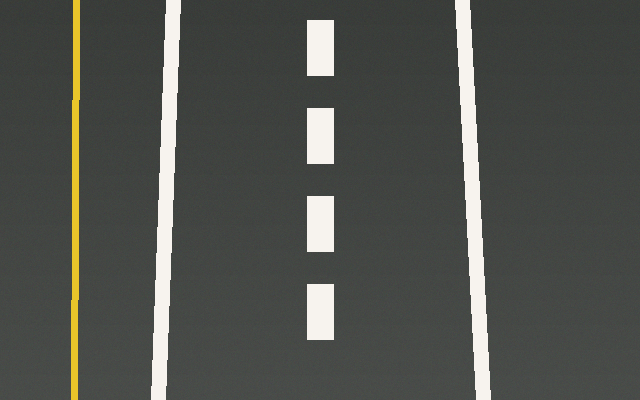
#> input picture exemplos_tp2/Filtragem_Espacial_Bordas_40_Exemplos_Independentes/dados/pista_bev.png, 640 x 400 px
$ python 20_dog_completo.py   (older library calls are emulated)
#> lines starting #> are read from the running program, lines starting #| are printed output that depends on the picture; after the words box and inside, x2 and y2 are one past the last pixel; in counts of white or black regions, pixels touching at a corner belong together
"""
EXEMPLO 20 - Diferença de Gaussianas (DoG)

O QUE ESTE CÓDIGO FAZ
Subtrai duas versões da imagem suavizadas com sigmas diferentes.

COMO O CÓDIGO FUNCIONA
Calcula |Gaussian(sigma=1)-Gaussian(sigma=2,2)| e aplica limiar.

POR QUE É IMPORTANTE NA DIREÇÃO AUTÔNOMA
DoG é uma aproximação relacionada ao LoG e é útil para responder a detalhes de certa escala.

COMO EXPLICAR AOS ALUNOS
Este exemplo representa uma etapa pequena de um pipeline de percepção. Observe a
imagem inicial, os valores numéricos apresentados no terminal e as imagens geradas.
Compare alterações de parâmetros mantendo as demais condições constantes.

ATIVIDADE PRÁTICA
Altere os dois sigmas e compare a resposta.

COMO EXECUTAR
python exemplos/20_dog_completo.py

SAÍDA
Uma ou mais figuras ou métricas serão salvas automaticamente em saidas/.
O programa pode ser executado diretamente: as funções estão neste próprio arquivo.
"""

import argparse
import csv
import json
import time
from pathlib import Path
import cv2
import numpy as np
import matplotlib
matplotlib.use("Agg")
import matplotlib.pyplot as plt

# Cada exemplo contém suas próprias funções; NÃO utiliza apoio.py.
# A pasta dados guarda apenas imagens de entrada. É permitido executar
# os exemplos em qualquer ordem, diretamente ou no Google Colab.
BASE = Path(__file__).resolve().parent.parent
DADOS = BASE / "dados"
RESULTADOS = BASE / "saidas" / Path(__file__).stem
RESULTADOS.mkdir(parents=True, exist_ok=True)


def ler(nome="pista_bev.png", cinza=False):
    """Abre uma imagem com verificação explícita de existência."""
#> called with nome = 'pista_bev.png', cinza = True
    p = DADOS / nome
    imagem = cv2.imread(str(p), cv2.IMREAD_GRAYSCALE if cinza else cv2.IMREAD_COLOR)
#> imagem: shape (400, 640); min 54, max 243, mean 80.1
    if imagem is None:
        raise FileNotFoundError(f"Imagem ausente: {p}. Execute o código com o ZIP extraído.")
    return imagem


def cinza(img):
    return cv2.cvtColor(img, cv2.COLOR_BGR2GRAY) if img.ndim == 3 else img


# [32 lines left out: functions sombra, molhado, selecionar_cena, not called in this run]


def normalize8(x):
    x=np.asarray(x,dtype=np.float64)
    maxv=float(np.max(np.abs(x)))
    return np.uint8(np.clip((np.abs(x)/max(maxv,1e-9))*255,0,255))


def mostrar(paineis,titulos,nome="painel.png",colunas=3):
    """Salva painel, sem depender de janelas gráficas (compatível com Colab)."""
    n=len(paineis); linhas=(n+colunas-1)//colunas
    fig,ax=plt.subplots(linhas,colunas,figsize=(5*colunas,3.45*linhas),squeeze=False)
    for i, (im,t) in enumerate(zip(paineis,titulos)):
        a=ax.flat[i]
        if im.ndim==2: a.imshow(im,cmap="gray",vmin=0,vmax=255)
        else: a.imshow(cv2.cvtColor(im,cv2.COLOR_BGR2RGB))
        a.set_title(t,fontsize=11);a.axis("off")
    for a in ax.flat[n:]:a.axis("off")
    fig.tight_layout()
    p=RESULTADOS/nome
    fig.savefig(p,dpi=120,bbox_inches="tight");plt.close(fig)
    print("Figura gerada:",p)
    return p


# [60 lines left out: functions operadores, avaliacao, banco_direcional, tabela, not called in this run]


# ---------------- EXPERIMENTO DESTE EXEMPLO ----------------
g=ler(cinza=True);g1=cv2.GaussianBlur(g,(0,0),1.0);g2=cv2.GaussianBlur(g,(0,0),2.2);dif=np.abs(g1.astype(np.float32)-g2.astype(np.float32));bin=np.uint8(dif>=7.5)*255;print("Ativos:",np.count_nonzero(bin));mostrar([g1,g2,normalize8(dif),bin],["Gauss 1","Gauss 2","|DoG|","DoG binarizado"],colunas=2)
#> after `g1 = cv2.GaussianBlur(g, (0, 0), 1.0)`:
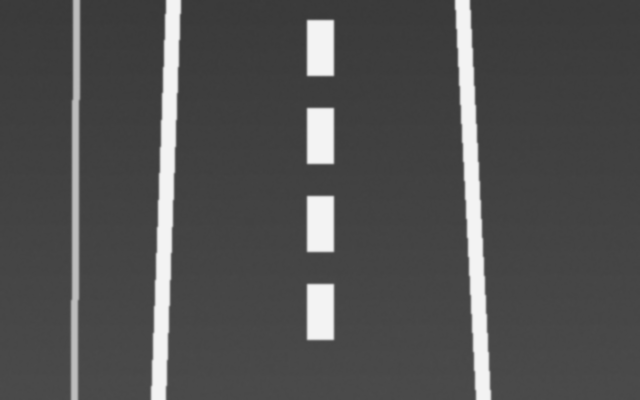
#> g1: shape (400, 640); min 57, max 243, mean 80.1
#> after `g2 = cv2.GaussianBlur(g, (0, 0), 2.2)`:
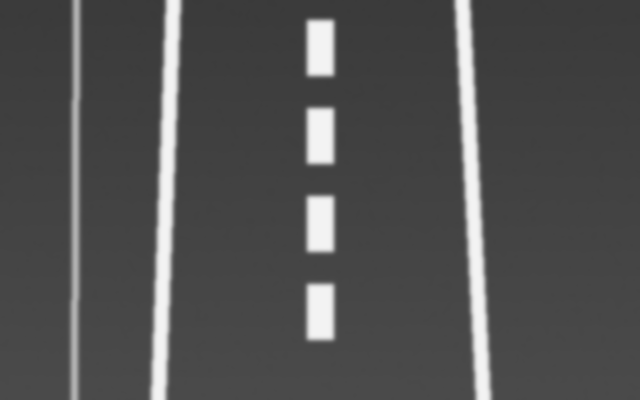
#> g2: shape (400, 640); min 58, max 243, mean 80.2
#> after `dif = np.abs(g1.astype(np.float32) - g2.astype(np.float32))`:
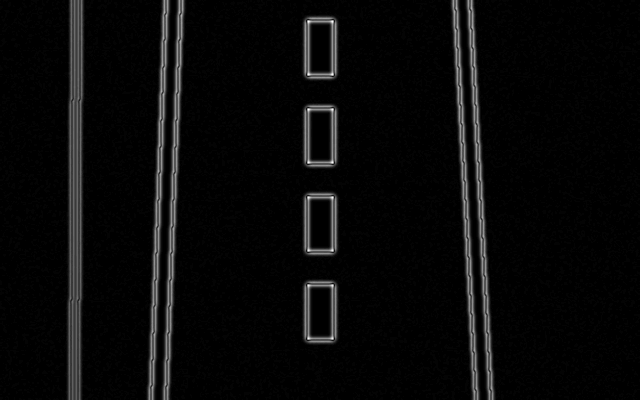
#> dif: shape (400, 640) float32; min 0, max 58, mean 2.1; drawn with min black and max white
#> after `bin = np.uint8(dif >= 7.5) * 255`:
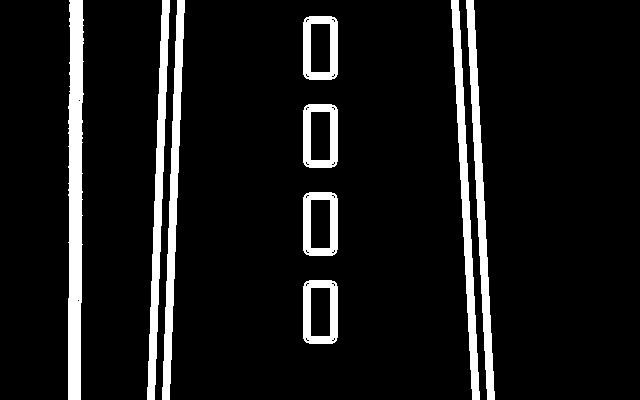
#> bin: shape (400, 640); 9% white; 9 white regions, largest, box (x1, y1, x2, y2) and area: (68, 0, 84, 400) 5282, (147, 0, 170, 400) 3172, (162, 0, 185, 400) 3172
#> in mostrar, `fig.savefig(p, dpi=120, bbox_inches='tight')`:
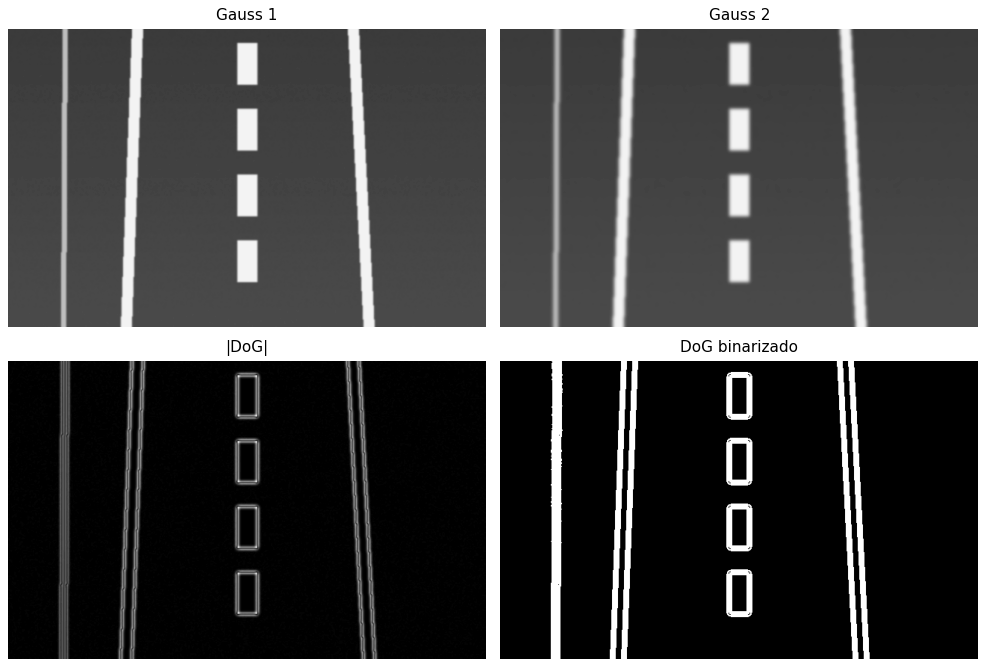
#> figure drawn by matplotlib, 4 panels

$ run again, with exemplos_tp2/Filtragem_Espacial_Bordas_40_Exemplos_Independentes/dados/pista_perspectiva.png copied over exemplos_tp2/Filtragem_Espacial_Bordas_40_Exemplos_Independentes/dados/pista_bev.png
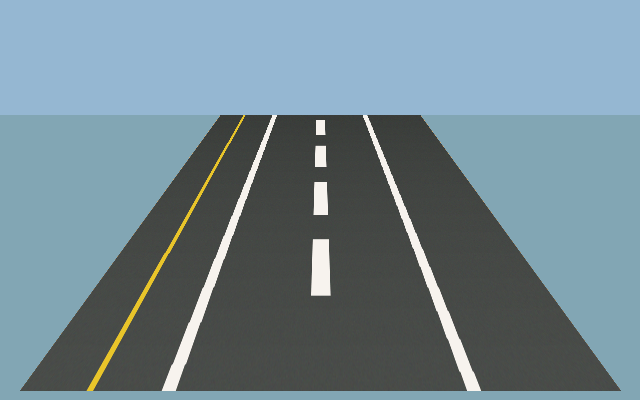
#> input picture exemplos_tp2/Filtragem_Espacial_Bordas_40_Exemplos_Independentes/dados/pista_perspectiva.png, 640 x 400 px
#> `bin = np.uint8(dif >= 7.5) * 255`:
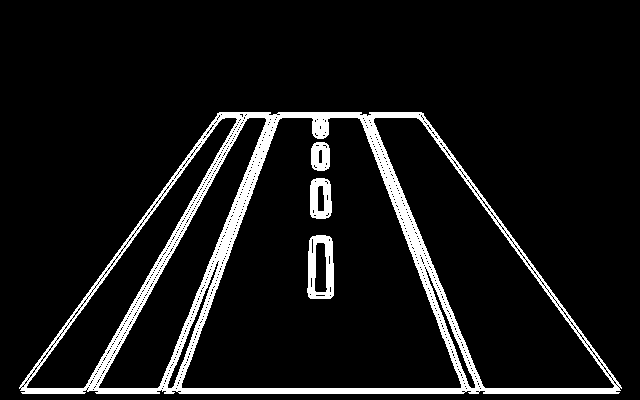
#> bin: shape (400, 640); 8.4% white; 4 white regions, box (x1, y1, x2, y2) and area: (19, 112, 622, 394) 19427, (307, 235, 334, 299) 1050, (310, 178, 332, 219) 667, (311, 142, 330, 171) 447
#> in mostrar, `fig.savefig(p, dpi=120, bbox_inches='tight')`:
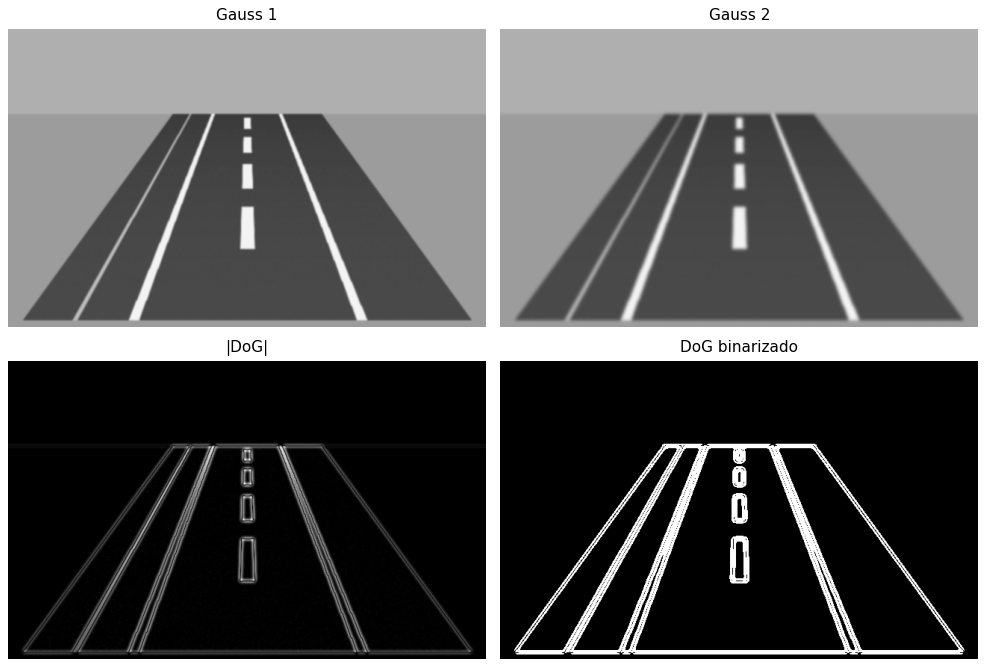
#> figure drawn by matplotlib, 4 panels
